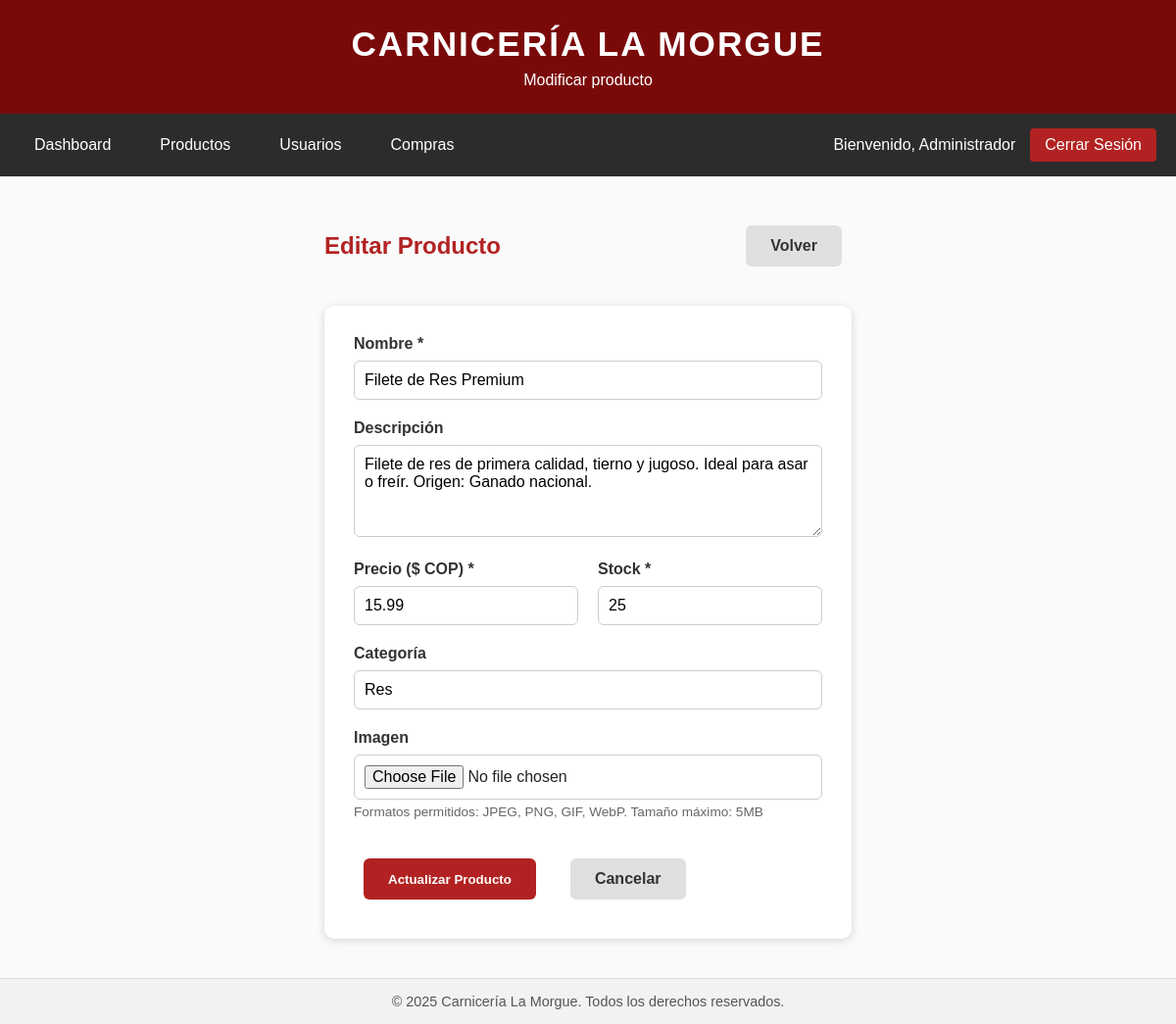
Screenshot of /admin/producto_editar.php?id=1 (signed in) with the database file from the repository.
### tables this page shows
CREATE TABLE
    productos (
        id INT AUTO_INCREMENT PRIMARY KEY,
        nombre VARCHAR(100) NOT NULL,
        descripcion TEXT,
        precio DECIMAL(10, 2) NOT NULL,
        categoria VARCHAR(50),
        stock INT NOT NULL CHECK (stock >= 0),
        imagen VARCHAR(255)
    );

### admin/producto_editar.php (the view, shortened to what this page needs)
<?php
require_once "../includes/funciones.php";
$id = intval($_GET['id']);
$stmt = $conn->prepare("SELECT * FROM productos WHERE id = ?");
$stmt->bind_param("i", $id);
$stmt->execute();
$result = $stmt->get_result();
$producto = $result->fetch_assoc();
include "../includes/header.php";
include "../includes/navbar_admin.php";
?>
<main class="admin-main">
    <div class="container">
        <div class="page-header">
            <h2>Editar Producto</h2>
            <a href="productos.php" class="btn btn-secondary">Volver</a>
        </div>
        <form method="POST" action="" enctype="multipart/form-data" class="product-form">
            <div class="form-group">
                <label for="nombre">Nombre *</label>
                <input type="text" id="nombre" name="nombre" maxlength="100"
                       value="<?php echo htmlspecialchars($producto['nombre']); ?>" required>
            </div>
            <div class="form-group">
                <label for="descripcion">Descripción</label>
                <textarea id="descripcion" name="descripcion" rows="4"><?php echo htmlspecialchars($producto['descripcion'] ?? ''); ?></textarea>
            </div>
            <div class="form-row">
                <div class="form-group">
                    <label for="precio">Precio ($ COP) *</label>
                    <input type="number" id="precio" name="precio" step="10" min="0"
                           value="<?php echo $producto['precio']; ?>" required>
                </div>
                <div class="form-group">
                    <label for="stock">Stock *</label>
                    <input type="number" id="stock" name="stock" min="0"
                           value="<?php echo $producto['stock']; ?>" required>
                </div>
            </div>
            <div class="form-group">
                <label for="categoria">Categoría</label>
                <input type="text" id="categoria" name="categoria" maxlength="50"
                       value="<?php echo htmlspecialchars($producto['categoria'] ?? ''); ?>" list="categorias">
            </div>
            <div class="form-group">
                <label for="imagen">Imagen</label>
                <input type="file" id="imagen" name="imagen" accept="image/*">
                <small>Formatos permitidos: JPEG, PNG, GIF, WebP. Tamaño máximo: 5MB</small>
            </div>
            <div class="form-actions">
                <button type="submit" class="btn btn-primary">Actualizar Producto</button>
                <a href="productos.php" class="btn btn-secondary">Cancelar</a>
            </div>
        </form>
    </div>
</main>
<?php include "../includes/footer.php"; ?>

### assets/css/estilos.css (style rules this page uses)
* { margin: 0; padding: 0; box-sizing: border-box; }
body { font-family: Arial, Helvetica, sans-serif; background-color: #fafafa; color: #222; }
main { display: flex; justify-content: center; align-items: center; padding: 40px 20px; min-height: 70vh; }
.btn { display: inline-block; padding: 12px 25px; margin: 10px; text-decoration: none; font-weight: bold; border-radius: 6px; transition: 0.3s ease; }
.btn-primary { background-color: #b22222; color: white; border: none; padding: 12px 25px; border-radius: 6px; text-decoration: none; display: inline-block; cursor: pointer; transition: background-color 0.3s; }
.btn-secondary { background-color: #e0e0e0; color: #333; border: none; padding: 12px 25px; border-radius: 6px; text-decoration: none; display: inline-block; cursor: pointer; transition: background-color 0.3s; }

### assets/css/admin.css (style rules this page uses)
.admin-main { padding: 40px 20px; min-height: 70vh; }
.admin-main .container { max-width: 1400px; margin: 0 auto; }
.admin-main h2 { margin-bottom: 30px; color: #b22222; }
.page-header { display: flex; justify-content: space-between; align-items: center; margin-bottom: 30px; }
.page-header h2, .page-header h3 { margin: 0; }
.product-form { background-color: white; padding: 30px; border-radius: 10px; box-shadow: 0 2px 8px rgba(0, 0, 0, 0.15); max-width: 800px; }
.form-group { margin-bottom: 20px; }
.form-group label { display: block; margin-bottom: 8px; font-weight: bold; color: #333; }
.form-group input, .form-group textarea, .form-group select { width: 100%; padding: 10px; border: 1px solid #ccc; border-radius: 6px; font-family: inherit; font-size: 1em; }
.form-group textarea { resize: vertical; }
.form-group small { display: block; margin-top: 5px; color: #666; font-size: 0.85em; }
.form-row { display: grid; grid-template-columns: 1fr 1fr; gap: 20px; }
.form-actions { display: flex; gap: 15px; margin-top: 30px; }

### rows the page displays
productos: nombre "Filete de Res Premium", descripcion "Filete de res de primera calidad, tierno y jugoso. Ideal para asar o freír. Origen: Ganado nacional.", precio "15.99", stock "25", categoria "Res"

### other values shown
$subtitulo "Modificar producto"
$_SESSION['nombre'] "Administrador"
